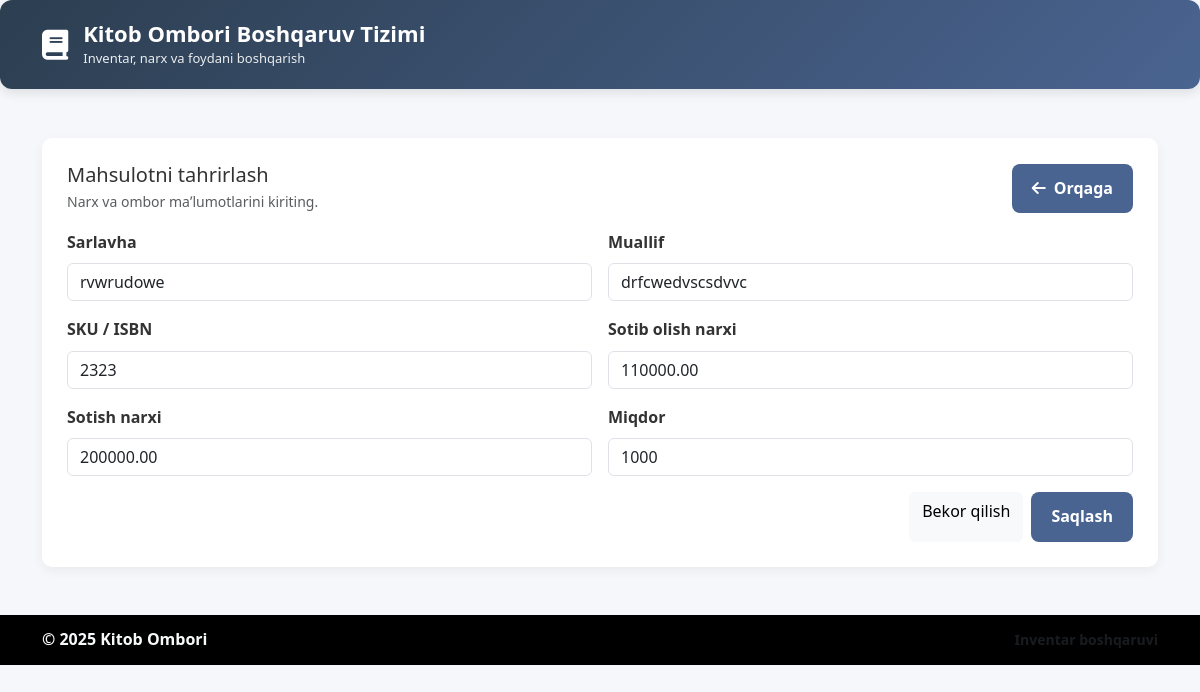
Screenshot of /products/1/edit/ with the database file from the repository.
### store/models.py (models this page shows, shortened)
class Product(models.Model):
    title = models.CharField("Sarlavha", max_length=200)
    author = models.CharField("Muallif", max_length=200, blank=True)
    sku = models.CharField("SKU / ISBN", max_length=50, unique=True)
    purchase_price = models.DecimalField("Sotib olish narxi", max_digits=10, decimal_places=2)
    sale_price = models.DecimalField("Sotish narxi", max_digits=10, decimal_places=2)
    quantity = models.IntegerField("Miqdor", default=1)
    created_at = models.DateTimeField(auto_now_add=True)

### store/views.py (the view)
# urls.py: path("products/<int:pk>/edit/", views.product_update, name="product_update"),
def product_update(request, pk):
    product = get_object_or_404(Product, pk=pk)
    if request.method == "POST":
        form = ProductForm(request.POST, instance=product)
        if form.is_valid():
            form.save()
            return redirect("product_list")
    else:
        form = ProductForm(instance=product)
    return render(
        request,
        "store/product_form.html",
        {"form": form, "is_edit": True, "product": product},
    )

### store/forms.py
class ProductForm(forms.ModelForm):
    class Meta:
        model = Product
        fields = ["title", "author", "sku", "purchase_price", "sale_price", "quantity"]
        labels = {
            "title": "Sarlavha",
            "author": "Muallif",
            "sku": "SKU / ISBN",
            "purchase_price": "Sotib olish narxi",
            "sale_price": "Sotish narxi",
            "quantity": "Miqdor",
        }
        widgets = {
            "title": forms.TextInput(attrs={"class": "form-control", "placeholder": "Kitob nomi"}),
            "author": forms.TextInput(attrs={"class": "form-control", "placeholder": "Muallif (ixtiyoriy)"}),
            "sku": forms.TextInput(attrs={"class": "form-control", "placeholder": "SKU / ISBN"}),
            "purchase_price": forms.NumberInput(attrs={"class": "form-control", "step": "0.01"}),
            "sale_price": forms.NumberInput(attrs={"class": "form-control", "step": "0.01"}),
            "quantity": forms.NumberInput(attrs={"class": "form-control", "min": "0"}),
        }

### store/templates/store/product_form.html (shortened to what this page needs)
{% extends "store/base.html" %}
{% block content %}
<div class="product-details">
    <div class="d-flex flex-wrap align-items-center justify-content-between gap-2 mb-3">
        <div>
            <h1 class="h5 mb-1">{{ is_edit|yesno:"Mahsulotni tahrirlash,Yangi mahsulot qo‘shish" }}</h1>
            <p class="text-muted small mb-0">Narx va ombor maʼlumotlarini kiriting.</p>
        </div>
        <a class="edit-btn" href="{% url 'product_list' %}"><i class="fas fa-arrow-left"></i> Orqaga</a>
    </div>
    <form method="post" novalidate class="row g-3">
        {% for field in form %}
            <div class="col-12 col-md-6">
                <label class="form-label fw-semibold" for="{{ field.id_for_label }}">{{ field.label }}</label>
                {{ field }}
            </div>
        {% endfor %}
        <div class="col-12 d-flex justify-content-end gap-2">
            <a class="btn btn-light" href="{% url 'product_list' %}">Bekor qilish</a>
            <button type="submit" class="edit-btn">Saqlash</button>
        </div>
    </form>
</div>
{% endblock %}

### static/store/styles.css (style rules this page uses)
* { margin: 0; padding: 0; box-sizing: border-box; font-family: 'Segoe UI', Tahoma, Geneva, Verdana, sans-serif; }
body.app-body { background-color: #f5f7fa; color: #333; line-height: 1.6; }
a { text-decoration: none; }
.search-section, .product-details { background: white; border-radius: 10px; padding: 20px; box-shadow: 0 4px 12px rgba(0, 0, 0, 0.05); }
.product-details { padding: 25px; }
.edit-btn { background: #4a6491; color: white; border: none; padding: 12px 20px; border-radius: 8px; cursor: pointer; font-weight: 600; display: inline-flex; align-items: center; gap: 8px; transition: background 0.3s; }

### rows the page displays
Product: form "rvwrudowe" "drfcwedvscsdvvc" "2323" "110000.00" "200000.00" "1000"

### other values shown
{{ is_edit|yesno:"Mahsulotni tahrirlash,Yangi mahsulot qo‘shish" }} "Mahsulotni tahrirlash"
{{ field.label }} "Sarlavha" "Muallif" "SKU / ISBN" "Sotib olish narxi" "Sotish narxi" "Miqdor"
